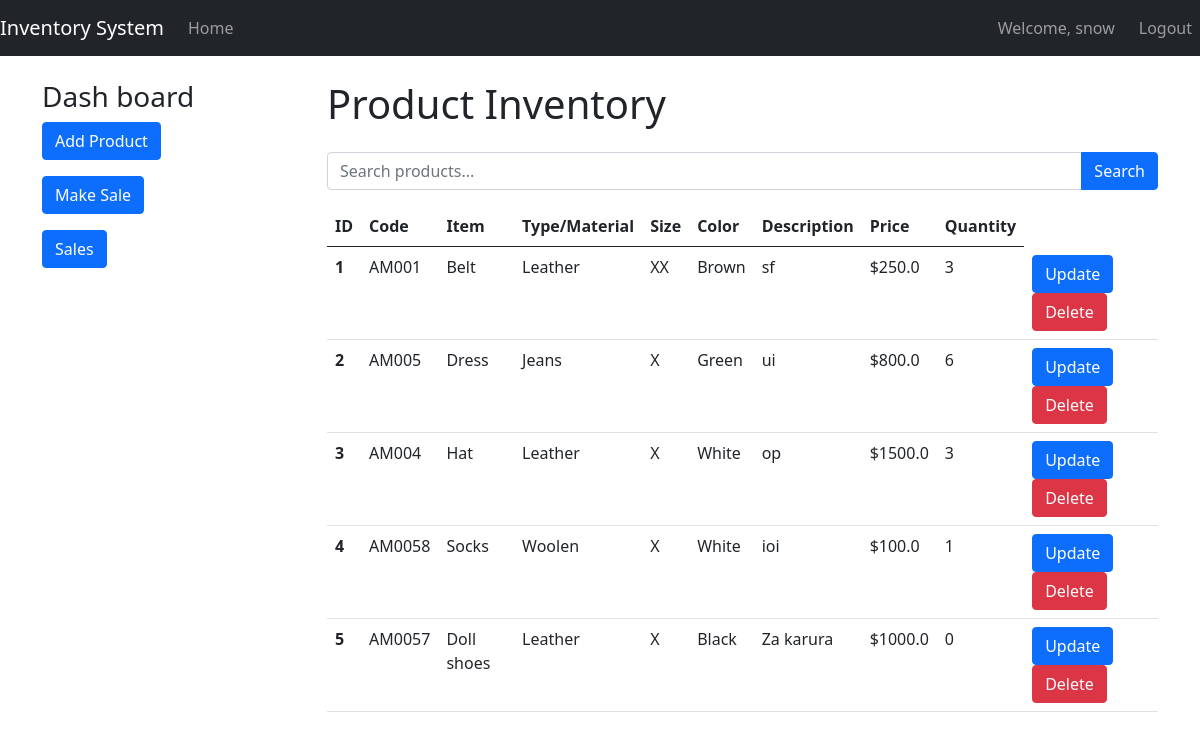
The app's page /index (signed in) with its own data.
### STORE/models.py (models this page shows, shortened)
class User(UserMixin, db.Model):
    id = db.Column(db.Integer, primary_key=True)
    username = db.Column(db.String(64), index=True, unique=True, nullable=False)
    email = db.Column(db.String(120), index=True, unique=True, nullable=False)
    password_hash = db.Column(db.String(128), nullable=False)

class Product(db.Model):
    id = db.Column(db.Integer, primary_key=True)
    code = db.Column(db.String(20), unique=True, nullable=False)
    item = db.Column(db.String(100), nullable=False)
    type_material = db.Column(db.String(100), nullable=False)
    size = db.Column(db.String(20), nullable=False)
    color = db.Column(db.String(50), nullable=False)
    description = db.Column(db.Text, nullable=False)
    price = db.Column(db.Float, nullable=False)
    quantity = db.Column(db.Integer, nullable=False)
    sales = relationship('Sale', backref='product')  # Establishing the relationship

### STORE/routes.py (the view)
@app.route('/index')
@login_required
def index():
    products = Product.query.all()
    return render_template('index.html', products=products)

### STORE/__init__.py (called while the page is built)
@login_manager.user_loader
def load_user(user_id):
    return User.query.get(int(user_id))

### STORE/templates/index.html (shortened to what this page needs)
{% extends "base.html" %}
{% block content %}
    <div class="row">
        <div class="col-md-3">
            <h3>Dash board</h3>
            <a href="{{ url_for('add_product') }}" class="btn btn-primary mb-3">Add Product</a>
            <form action="{{ url_for('make_sale') }}" method="get">
                <button type="submit" class="btn btn-primary mb-3">Make Sale</button>
            </form>
            <form action="{{ url_for('sales') }}" method="post">
                <button type="submit" class="btn btn-primary mb-3">Sales</button>
            </form>
        </div>
        <div class="col-md-9">
            <h1 class="mb-4">Product Inventory</h1>
            <div class="input-group mb-3">
                <input type="text" id="searchInput" class="form-control" placeholder="Search products...">
                <button class="btn btn-primary" type="button" id="searchButton">Search</button>
            </div>
            <div id="productTableContainer">
                <table class="table">
                    <thead>
                        <tr>
                            <th scope="col">ID</th>
                            <th scope="col">Code</th>
                            <th scope="col">Item</th>
                            <th scope="col">Type/Material</th>
                            <th scope="col">Size</th>
                            <th scope="col">Color</th>
                            <th scope="col">Description</th>
                            <th scope="col">Price</th>
                            <th scope="col">Quantity</th>
                        </tr>
                    </thead>
                    <tbody id="productTableBody">
                        {% for product in products %}
                            <tr>
                                <th scope="row">{{ product.id }}</th>
                                <td>{{ product.code }}</td>
                                <td>{{ product.item }}</td>
                                <td>{{ product.type_material }}</td>
                                <td>{{ product.size }}</td>
                                <td>{{ product.color }}</td>
                                <td>{{ product.description }}</td>
                                <td>${{ product.price }}</td>
                                <td>{{ product.quantity }}</td>
                                <td>
                                    <a class="btn btn-primary" href="{{ url_for('update_product', id=product.id) }}">Update</a>
                                    <a class="btn btn-danger" href="{{ url_for('delete_product_by_id', id=product.id) }}">Delete</a>
                                </td>
                            </tr>
                        {% endfor %}
                    </tbody>
                </table>
            </div>
        </div>
    </div>
{% endblock %}

### STORE/templates/base.html (shortened to what this page needs)
<!DOCTYPE html>
<html lang="en">
<head>
    <link href="https://cdn.jsdelivr.net/npm/bootstrap@5.0.2/dist/css/bootstrap.min.css" rel="stylesheet">
</head>
<body>
    <nav class="navbar navbar-expand-lg navbar-dark bg-dark">
        <a class="navbar-brand" href="{{ url_for('index') }}">Inventory System</a>
        <div class="collapse navbar-collapse" id="navbarNav">
            <ul class="navbar-nav">
                {% if request.path != '/' and request.path != '/login' and request.path != '/register' %}
                <li class="nav-item">
                    <a class="nav-link" href="{{ url_for('index') }}">Home</a>
                </li>
                {% endif %}
            </ul>
        </div>
        <div class="navbar-nav ml-auto">
            {% if current_user.is_authenticated %}
                {% if request.path != '/' %}
                    <span class="navbar-text me-3">Welcome, {{ current_user.username }}</span>
                    <a href="{{ url_for('logout') }}" class="nav-item nav-link">Logout</a>
                {% endif %}
            {% else %}
                {% if request.path != '/' and request.path != '/login' and request.path != '/register' %}
                    <a href="{{ url_for('login') }}" class="nav-item nav-link">Login</a>
                {% endif %}
            {% endif %}
        </div>
    </nav>
    <div class="container mt-4">
        {% block content %}
        {% endblock %}
    </div>
</body>
</html>

### records on screen
User: username "snow"
Product: id "1", code "AM001", item "Belt", type_material "Leather", size "XX", color "Brown", description "sf", price "250.0", quantity "3"
Product: id "2", code "AM005", item "Dress", type_material "Jeans", size "X", color "Green", description "ui", price "800.0", quantity "6"
Product: id "3", code "AM004", item "Hat", type_material "Leather", size "X", color "White", description "op", price "1500.0", quantity "3"
Product: id "4", code "AM0058", item "Socks", type_material "Woolen", size "X", color "White", description "ioi", price "100.0", quantity "1"
Product: id "5", code "AM0057", item "Doll shoes", type_material "Leather", size "X", color "Black", description "Za karura", price "1000.0", quantity "0"
